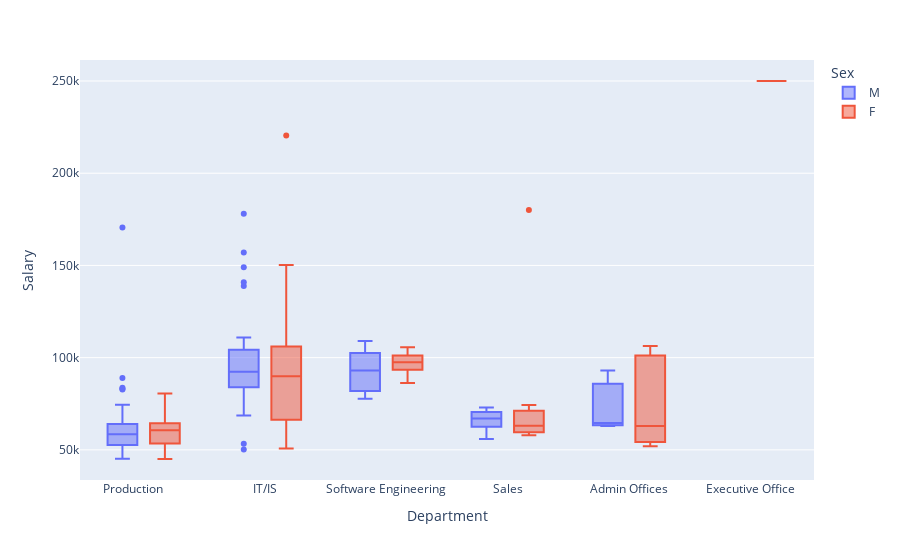

Notebook cell for this chart:
### Markdown cell above
Les distributions des salaires par departement en fonction du Sexe

### Code cell
fig = px.box(df, x="Department", y="Salary", color="Sex")
fig.show()

### Figure 1 — Plotly figure (JSON) as saved in the notebook; plotly's stock layout.template omitted (floating-point values rounded to 4 significant figures; data arrays with more than 128 entries replaced by an {"elided": "..."} marker saying what was removed)
{"data": [{"alignmentgroup": "True", "hovertemplate": "Sex=M <br>Department=%{x}<br>Salary=%{y}<extra></extra>", "legendgroup": "M ", "marker": {"color": "#636efa"}, "name": "M ", "notched": false, "offsetgroup": "M ", "orientation": "v", "showlegend": true, "type": "box", "x": {"elided": "134 str values"}, "x0": " ", "xaxis": "x", "y": {"elided": "134 int values"}, "y0": " ", "yaxis": "y"}, {"alignmentgroup": "True", "hovertemplate": "Sex=F<br>Department=%{x}<br>Salary=%{y}<extra></extra>", "legendgroup": "F", "marker": {"color": "#EF553B"}, "name": "F", "notched": false, "offsetgroup": "F", "orientation": "v", "showlegend": true, "type": "box", "x": {"elided": "173 str values"}, "x0": " ", "xaxis": "x", "y": {"elided": "173 int values"}, "y0": " ", "yaxis": "y"}], "layout": {"boxmode": "group", "legend": {"title": {"text": "Sex"}, "tracegroupgap": 0}, "margin": {"t": 60}, "xaxis": {"anchor": "y", "domain": [0, 1], "title": {"text": "Department"}}, "yaxis": {"anchor": "x", "domain": [0, 1], "title": {"text": "Salary"}}}}
